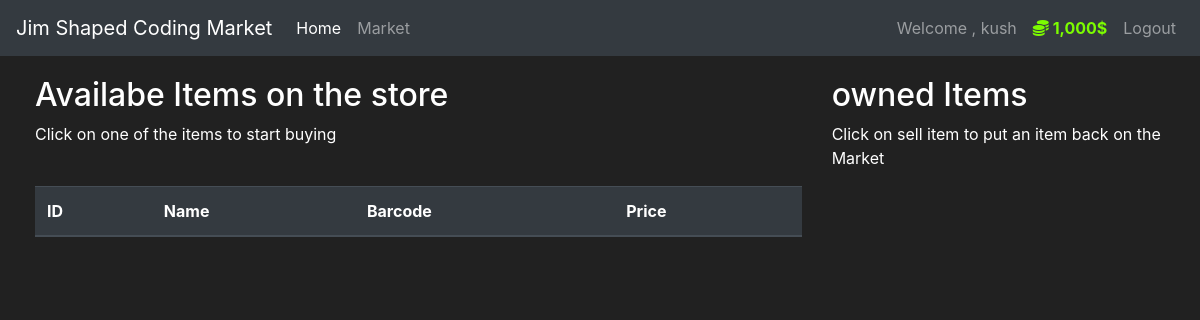
/market (signed in), run on an earlier commit of the app's database.
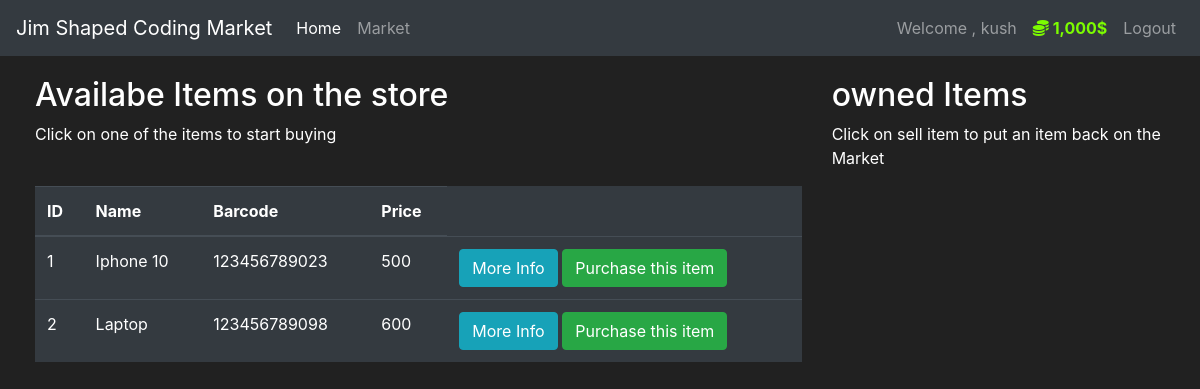
And on a later commit of the database.
### market/models.py (models this page shows, shortened)
class User(db.Model, UserMixin):
    id = db.Column(db.Integer(), primary_key=True)
    username = db.Column(db.String(length=30), nullable=False, unique=True)
    email_address = db.Column(db.String(length=50), nullable=False, unique=True)
    password_hash = db.Column(db.String(length=60), nullable=False)
    budget = db.Column(db.Integer(), nullable=False, default=1000)
    items = db.relationship('Item', backref='owned_user', lazy=True)
    @property
    def prettier_budget(self):
        if len(str(self.budget)) >= 4:
            return f'{str(self.budget)[:-3]},{str(self.budget)[-3:]}$'
        else:
            return f"{self.budget}$"
    @property
    def password(self):
        return self.password

class Item(db.Model):
    id = db.Column(db.Integer(), primary_key=True)
    name = db.Column(db.String(length=30), nullable=False, unique=True)
    price = db.Column(db.Integer(), nullable=False)
    barcode = db.Column(db.String(length=12), nullable=False, unique=True)
    description = db.Column(db.String(length=1024), nullable=False, unique=True)
    owner = db.Column(db.Integer(), db.ForeignKey('user.id'))

### market/routes.py (the view)
@app.route('/market' , methods=['GET', 'POST'])
@login_required
def market_page():
    purchase_form = PurchaseItemForm()
    if purchase_form.validate_on_submit():
     print(purchase_form.__dict__)
    items = Item.query.all()
    return render_template('market.html', items=items, purchase_form = purchase_form)

### market/models.py (called while the page is built)
@login_manager.user_loader
def load_user(user_id):
    return User.query.get(int(user_id))

### market/templates/market.html (shortened to what this page needs)
{% extends 'base.html' %}
{% block content %}
<div class="row" style="margin-top:20px; margin-left: 20px;">
    <div class="col-8">
        <h2>Availabe Items on the store</h2>
        <p>Click on one of the items to start buying</p>
        <br>
        <table class="table table-hover table-dark">
            <thead>
                <tr>
                    <th scope="col">ID</th>
                    <th scope="col">Name</th>
                    <th scope="col">Barcode</th>
                    <th scope="col">Price</th>
                </tr>
            </thead>
            <tbody>
                {% for item in items %}
                <tr>
                    <td>{{ item.id }}</td>
                    <td>{{ item.name }}</td>
                    <td>{{ item.barcode }}</td>
                    <td>{{ item.price }}</td>
                    <td>
                        <button class="btn btn-outline btn-info" data-toggle = "modal"  data-target="#exampleModal-{{item.id}}">More Info</button>
                        <button class="btn btn-outline btn-success" data-toggle="modal" data-target="#exampleModal-purchaseConfirm-{{item.id}}">Purchase this item</button>
                    </td>
                </tr>
                {% endfor %}
            </tbody>
        </table>
    </div>
    <div class="col-4">
        <h2>owned Items</h2>
        <p>Click on sell item to put an item back on the Market</p>
        <br>
    </div>
</div>
{% endblock %}

### market/templates/base.html (shortened to what this page needs)
<!doctype html>
<html lang="en">
   <head>
      <link rel="stylesheet" href="https://cdn.jsdelivr.net/npm/bootstrap@4.5.3/dist/css/bootstrap.min.css">
   </head>
   <body>
      <nav class="navbar navbar-expand-md navbar-dark bg-dark">
        <a class="navbar-brand" href="#">Jim Shaped Coding Market</a>
        <div class="collapse navbar-collapse" id="navbarNav">
            <ul class="navbar-nav mr-auto">
                <li class="nav-item active">
                    <a class="nav-link" href="{{url_for('home_page')}}">Home <span class="sr-only">(current)</span></a>
                </li>
                <li class="nav-item">
                    <a class="nav-link" href="{{url_for('market_page')}}">Market</a>
                </li>
            </ul>
            {% if current_user.is_authenticated%}
            <ul class="navbar-nav">
                <li class="nav-item">
                    <a class="nav-link" >Welcome , {{current_user.username}}</a>
                   </li>
                   <li class="nav-item">
                    <a class="nav-link"  style="color: lawngreen; font-weight: bold;">
                        <i class="fas fa-coins"> </i>
                        {{current_user.prettier_budget}}
                    </a>
                   </li>
                <li class="nav-item">
                <a class="nav-link" href="{{url_for('logout_page')}}">Logout</a>
               </li>
               </ul>
            {% endif%}
        </div>
    </nav>
    {%block content%}
    {%endblock%}
   </body>
</html>

### market/templates/base.html (style rules this page uses)
body { background-color: #212121; color: white }

What changed in the data, as far as the page shows it:
added Item: id "1", name "Iphone 10", barcode "123456789023", price "500"
added Item: id "2", name "Laptop", barcode "123456789098", price "600"
